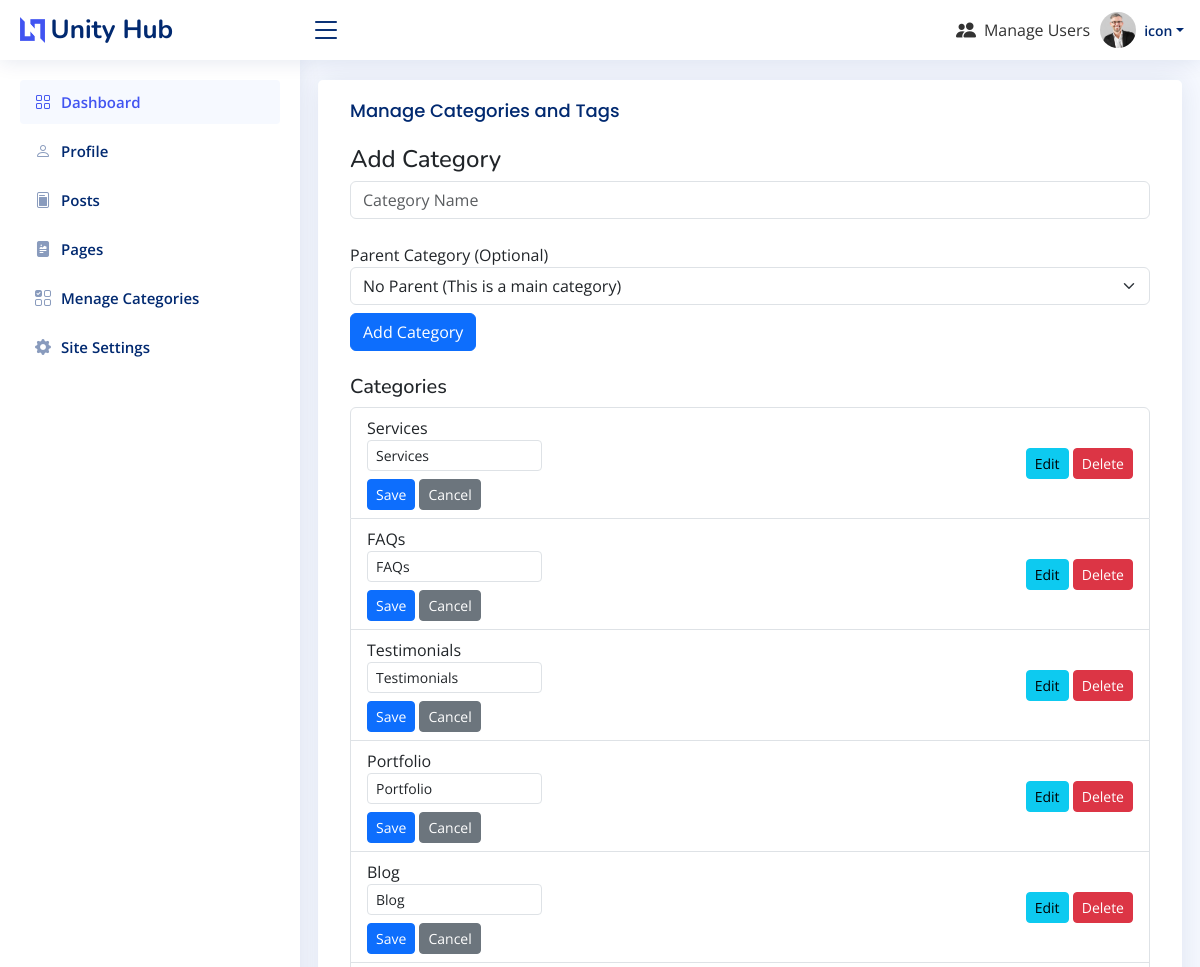
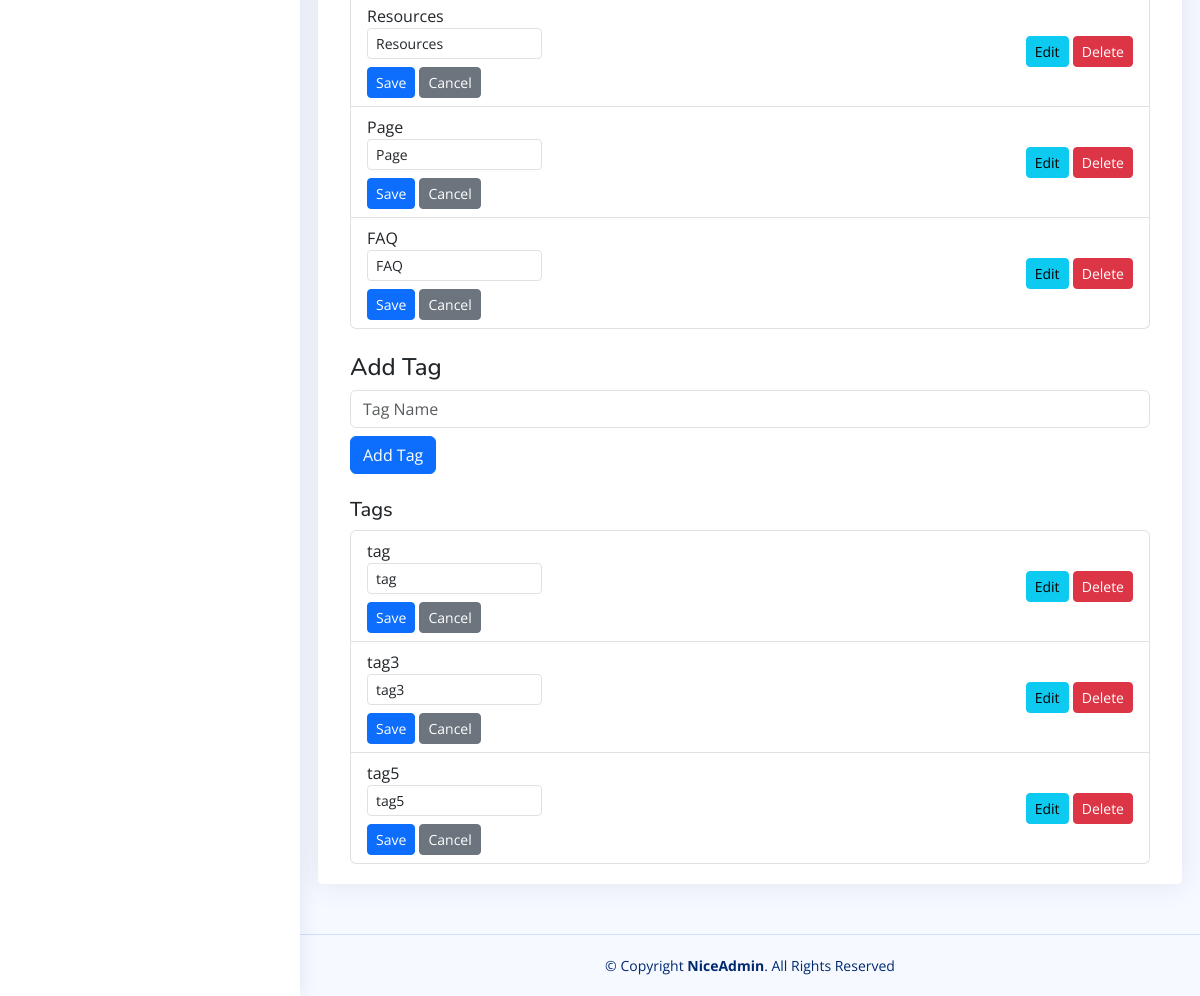
The app's page /admin/page/manage_categories.php (signed in) with its own data (2 pictures, top to bottom).
### tables this page shows
CREATE TABLE `site_settings` (
  `id` int(11) NOT NULL,
  `site_icon` varchar(500) DEFAULT NULL,
  `site_logo` varchar(500) DEFAULT NULL,
  `site_name` varchar(500) DEFAULT NULL
);

CREATE TABLE `users` (
  `id` int(11) NOT NULL,
  `username` varchar(50) NOT NULL,
  `password` varchar(255) NOT NULL,
  `role_id` int(11) NOT NULL,
  `email` varchar(500) NOT NULL,
  `name` varchar(500) NOT NULL,
  `token` varchar(500) NOT NULL,
  `profile_data` longtext DEFAULT NULL
);

CREATE TABLE `categories` (
  `id` int(11) NOT NULL,
  `name` varchar(255) NOT NULL,
  `created_at` timestamp NOT NULL DEFAULT current_timestamp(),
  `parent_id` int(11) DEFAULT NULL
);

CREATE TABLE `tags` (
  `id` int(11) NOT NULL,
  `name` varchar(255) NOT NULL,
  `created_at` timestamp NOT NULL DEFAULT current_timestamp()
);

### admin/config/DbConfig.php (called while the page is built, shortened)
<?php
class DbConfig
{
	private $_host = 'localhost';
	private $_username = 'root';
	private $_password = '';
	private $_database = 'unity_hub';
	public $connection;
	public function __construct()
	{
		if (!isset($this->connection)) {
			$this->connection = new mysqli($this->_host, $this->_username, $this->_password, $this->_database);
		}
		return $this->connection;
	}
}
?>

### admin/config/Crud.php (called while the page is built, shortened)
<?php
include_once 'DbConfig.php';
class Crud extends DbConfig
{
	public function getData($table, $where, $limit, $column)
	{
		if (empty($where) && empty($limit) && empty($column)) {
			$query = "SELECT * FROM $table";
			$result = $this->connection->query($query);
			$rows = array();
			while ($row = $result->fetch_assoc()) {
				$rows[] = $row;
			}
			return $rows;
		} elseif (empty($limit) && !empty($where) && empty($column)) {
			$query = "SELECT * FROM $table WHERE $where ORDER BY id ASC";
			$result = $this->connection->query($query);
			$rows = array();
			while ($row = $result->fetch_assoc()) {
				$rows[] = $row;
			}
			return $rows;
		} elseif (!empty($column) && empty($where) && empty($limit)) {
			$query = "SELECT {$column} FROM $table";
			$result = $this->connection->query($query);
			$rows = array();
			while ($row = $result->fetch_assoc()) {
				$rows[] = $row;
			}
			return $rows;
		}
	}
}

### admin/page/manage_categories.php (the view, shortened to what this page needs)
<?php
include_once("../config/DbConfig.php");
include_once("../config/Crud.php");
include_once "../includes/header.php";
$crud = new Crud();
$allCategories = $crud->getData('categories', "", "", "*");
$tags = $crud->getData('tags', "", "", "");
include_once "../includes/navbar.php";
include_once "../includes/sidebar.php";
?>
<main id="main" class="main">
    <section class="section">
        <div class="row">
            <div class="card">
                <div class="card-body">
                    <h5 class="card-title">Manage Categories and Tags</h5>
                    <form action="" method="POST">
                        <h4>Add Category</h4>
                        <div class="form-group">
                            <input type="text" name="category_name" class="form-control" placeholder="Category Name" required>
                        </div>
                        <br>
                        <div class="form-group">
                            <label for="parent_category">Parent Category (Optional)</label>
                            <select name="parent_id" class="form-select">
                                <option value="">No Parent (This is a main category)</option>
                            </select>
                        </div>
                        <input type="submit" name="add_category" class="btn btn-primary mt-2" value="Add Category">
                        <br>
                    </form>
                    <h5 class="mt-4">Categories</h5>
                    <ul class="list-group">
                        <?php if (!empty($allCategories)): ?>
                            <?php foreach ($allCategories as $category): ?>
                                <li class="list-group-item d-flex justify-content-between align-items-center">
                                    <div>
                                        <span class="category-name"><?php echo htmlspecialchars($category['name']); ?></span>
                                        <form action="" method="POST" class="d-inline edit-form" style="display:none;">
                                            <input type="text" name="edit_category_name" class="form-control form-control-sm" value="<?php echo htmlspecialchars($category['name']); ?>" required>
                                            <button type="submit" name="edit_category" class="btn btn-primary btn-sm mt-2">Save</button>
                                            <button type="button" class="btn btn-secondary btn-sm mt-2" onclick="toggleEditForm(this)">Cancel</button>
                                        </form>
                                    </div>
                                    <div>
                                        <button type="button" class="btn btn-info btn-sm" onclick="toggleEditForm(this)">Edit</button>
                                        <form action="" method="POST" class="d-inline">
                                            <button type="submit" name="delete_category" class="btn btn-danger btn-sm">Delete</button>
                                        </form>
                                    </div>
                                </li>
                            <?php endforeach; ?>
                        <?php else: ?>
                            <li class="list-group-item">No categories found</li>
                        <?php endif; ?>
                    </ul>
                    <form action="" method="POST" class="mt-4">
                        <h4>Add Tag</h4>
                        <div class="form-group">
                            <input type="text" name="tag_name" class="form-control" placeholder="Tag Name" required>
                        </div>
                        <input type="submit" name="add_tag" class="btn btn-primary mt-2" value="Add Tag">
                        <br>
                    </form>
                    <h5 class="mt-4">Tags</h5>
                    <ul class="list-group">
                        <?php if (!empty($tags)): ?>
                            <?php foreach ($tags as $tag): ?>
                                <li class="list-group-item d-flex justify-content-between align-items-center">
                                    <div>
                                        <span class="tag-name"><?php echo htmlspecialchars($tag['name']); ?></span>
                                        <form action="" method="POST" class="d-inline edit-form" style="display:none;">
                                            <input type="text" name="edit_tag_name" class="form-control form-control-sm" value="<?php echo htmlspecialchars($tag['name']); ?>" required>
                                            <button type="submit" name="edit_tag" class="btn btn-primary btn-sm mt-2">Save</button>
                                            <button type="button" class="btn btn-secondary btn-sm mt-2" onclick="toggleEditForm(this)">Cancel</button>
                                        </form>
                                    </div>
                                    <div>
                                        <button type="button" class="btn btn-info btn-sm" onclick="toggleEditForm(this)">Edit</button>
                                        <form action="" method="POST" class="d-inline">
                                            <button type="submit" name="delete_tag" class="btn btn-danger btn-sm">Delete</button>
                                        </form>
                                    </div>
                                </li>
                            <?php endforeach; ?>
                        <?php else: ?>
                            <li class="list-group-item">No tags found</li>
                        <?php endif; ?>
                    </ul>
                </div>
            </div>
        </div>
    </section>
</main>
<?php include_once "../includes/footer.php"; ?>

### admin/includes/navbar.php (shortened to what this page needs)
<?php
$username = $_SESSION['user_data']['user_username'];
$userData = $crud->getData('users', "username='" . $username . "'", "", "")[0];
$profileData = json_decode($userData['profile_data'], true);
?>
<header id="header" class="header fixed-top d-flex align-items-center">
  <div class="d-flex align-items-center justify-content-between">
    <a href="index.php" class="logo d-flex align-items-center">
      <img src="<?php echo !empty($siteLogo) ? $GLOBALS['admin_site_url'].$siteLogo : $GLOBALS['admin_site_url'] . '/assets/img/logo.png'; ?>" alt="site-logo">
      <span class="d-none d-lg-block"><?php echo $siteName;?></span>
    </a>
    <i class="bi bi-list toggle-sidebar-btn"></i>
  </div>
  <nav class="header-nav ms-auto">
    <ul class="d-flex align-items-center">
      <li class="nav-item dropdown">
        <?php if ($current_role_id == 1): ?>
      <li><a href="<?php echo $GLOBALS['admin_site_url']; ?>user_management.php">
          <i class="bi bi-people-fill"></i>
          Manage Users
        </a></li>
    <?php endif; ?>
    </li>
    <li class="nav-item dropdown pe-3">
      <a class="nav-link nav-profile d-flex align-items-center pe-0" href="#" data-bs-toggle="dropdown">
        <img src="<?php echo !empty($profileData['profileImage']) ? $GLOBALS['admin_site_url'] . $profileData['profileImage'] : $GLOBALS['admin_site_url'] . '/assets/img/profile_image.jpg'; ?>" alt="Profile" class="rounded-circle">
        <span class="d-none d-md-block dropdown-toggle ps-2"><?php echo $userData['name'] ?></span>
      </a>
    </li>
    </ul>
  </nav>
</header>

### admin/assets/css/style.css (style rules this page uses)
:root { scroll-behavior: smooth; }
body { font-family: "Open Sans", sans-serif; background: #f6f9ff; color: #444444; }
a { color: #4154f1; text-decoration: none; }
h1, h2, h3, h4, h5, h6 { font-family: "Nunito", sans-serif; }
#main { margin-top: 60px; padding: 20px 30px; transition: all 0.3s; }
.card { margin-bottom: 30px; border: none; border-radius: 5px; box-shadow: 0px 0 30px rgba(1, 41, 112, 0.1); }
.card-title { padding: 20px 0 15px 0; font-size: 18px; font-weight: 500; color: #012970; font-family: "Poppins", sans-serif; }
.card-body { padding: 0 20px 20px 20px; }
.logo { line-height: 1; }
@media (min-width: 1200px) { .logo { width: 280px; } }
.logo img { max-height: 26px; margin-right: 6px; }
.logo span { font-size: 26px; font-weight: 700; color: #012970; font-family: "Nunito", sans-serif; }
.header { transition: all 0.5s; z-index: 997; height: 60px; box-shadow: 0px 2px 20px rgba(1, 41, 112, 0.1); background-color: #fff; padding-left: 20px; }
.header .toggle-sidebar-btn { font-size: 32px; padding-left: 10px; cursor: pointer; color: #012970; }
.header-nav ul { list-style: none; }
.header-nav>ul { margin: 0; padding: 0; }
.header-nav .nav-profile { color: #012970; }
.header-nav .nav-profile img { max-height: 36px; }
.header-nav .nav-profile span { font-size: 14px; font-weight: 600; }
@media (min-width: 1200px) { #main, #footer { margin-left: 300px; } }
.form-select option { padding: 5px; }

### admin/includes/navbar.php (style rules this page uses)
nav ul li a { display: flex; align-items: center; padding: 10px; text-decoration: none; color: #333; }
nav ul li a i { margin-right: 8px; font-size: 20px; }

### records on screen
site_settings: site_logo (picture), site_name "Unity Hub"
users: name "icon"
categories: name "Services", edit_category_name "Services"
categories: name "FAQs", edit_category_name "FAQs"
categories: name "Testimonials", edit_category_name "Testimonials"
categories: name "Portfolio", edit_category_name "Portfolio"
categories: name "Blog", edit_category_name "Blog"
categories: name "Resources", edit_category_name "Resources"
categories: name "Page", edit_category_name "Page"
categories: name "FAQ", edit_category_name "FAQ"
tags: name "tag", edit_tag_name "tag"
tags: name "tag3", edit_tag_name "tag3"
tags: name "tag5", edit_tag_name "tag5"
